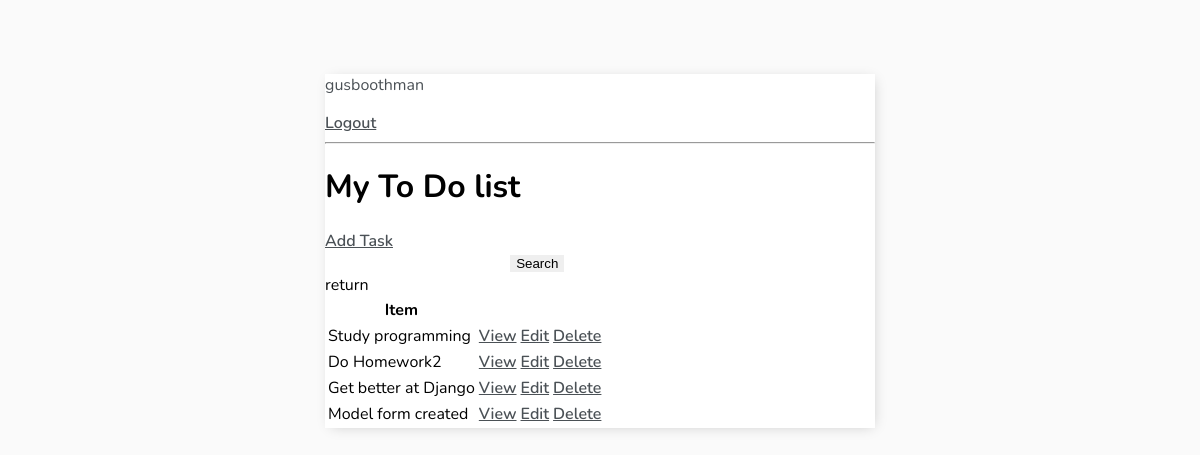
Page / (signed in) on the earlier database version.
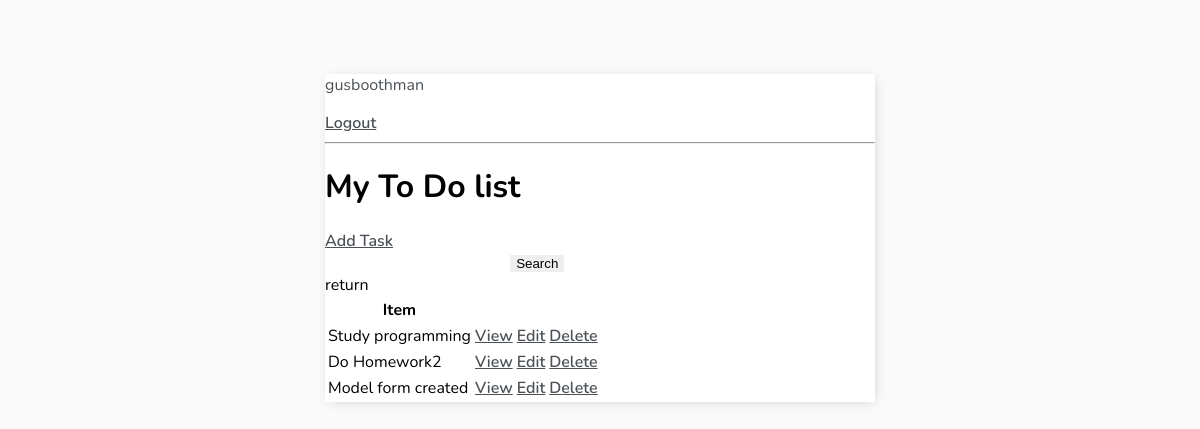
Same page on the later database version.
### base/models.py (models this page shows, shortened)
class Task(models.Model):
    user = models.ForeignKey(User,on_delete=models.CASCADE, null=True, blank=True)
    title = models.CharField(max_length=200)
    description = models.TextField(null=True, blank=True)
    complete = models.BooleanField(default=False)
    create = models.DateTimeField(auto_now_add=True)
    class Meta:
        ordering = ['complete']

### base/views.py (the view)
# urls.py: path('',TaskList.as_view(), name='tasks'),
class TaskList(LoginRequiredMixin, ListView):
    model = Task
    context_object_name= 'tasks'
    def get_context_data(self, **kwargs):
        context = super().get_context_data(**kwargs)
        context['tasks'] = context['tasks'].filter(user=self.request.user)
        context['count'] = context['tasks'].filter(complete=False).count()
        search_input = self.request.GET.get('search-area') or ''
        if search_input:
            context['tasks'] = context['tasks'].filter(
                title__icontains= search_input)
        context['search_input'] = search_input
        return context

### base/templates/base/task_list.html (shortened to what this page needs)
{% extends 'base/main.html' %}
{% block content %}
{% if request.user.is_authenticated %}
<p>{{request.user}}</p>
<a href="{% url 'logout' %}">Logout</a>
{% else %}
<a href="{% url 'login' %}">Log In</a>
{% endif %}
<hr>
<h1>My To Do list</h1>
<a href="{% url 'task-create' %}">Add Task</a>
<form method="Get">
    <input type="text" name="search-area" value="{{search_input}}">
    <input type="submit" value="Search">
</form>
<table>
    <tr>
        <th>Item</th>
        <th></th>
        <th></th>
    </tr>
    {% for task in tasks %}
    <tr>
        <td>{{task.title}}</td>
        <td><a href="{% url 'task' task.id %}">View</a></td>
        <td><a href="{% url 'task-update' task.id %}">Edit</a></td>
        <td><a href="{% url 'task-delete' task.id %}">Delete</a></td>
    </tr>
    {% empty %}
        <h3>No item in list</h3>
    {% endfor %}
</table>
{% endblock content %}

### base/templates/base/main.html (shortened to what this page needs)
<!DOCTYPE html>
<html>
    <head>
    </head>
    <body>
        <div class="container">
            {% block content %}
            {% endblock content %}
        </div>
    </body>
</html>

### base/templates/base/main.html (style rules this page uses)
body { background-color: #FAFAFA; font-family: 'Nunito', sans-serif; padding-top: 50px; }
h1, h2, h3, h4, h5, h6, { font-family: 'Raleway', sans-serif; }
a, p { color: #4b5156 }
a { font-weight: 600; }
.container { max-width: 550px; margin: auto; background-color: #fff; -webkit-box-shadow: 2px 2px 13px -4px rgba(0, 0, 0, 0.21); box-shadow: 2px 2px 13px -4px rgba(0, 0, 0, 0.21); }
input { outline: none; border: none; }

Differences in the rows shown:
removed Task: title "Get better at Django"
